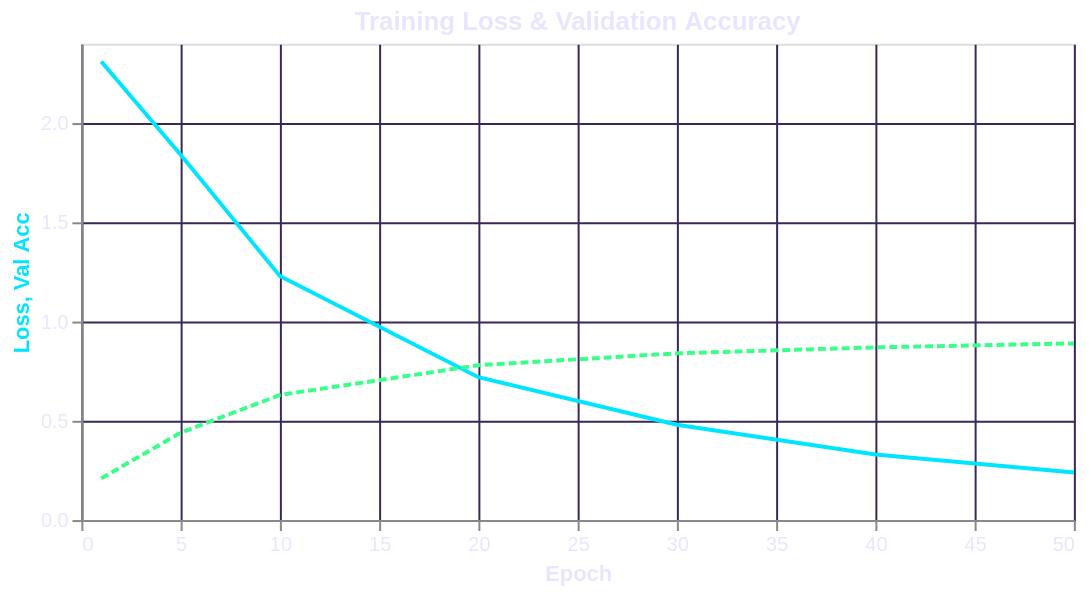

Source (notebook cell):
### Markdown cell above
# Data Science Showcase — `ii` Render Test

Full pipeline stress-test: math · Vega-Lite · Plotly · SVG · DOT · tabular · code.

## 1 · Probability & Statistics

The **multivariate normal** density with mean $\boldsymbol{\mu}$ and covariance $\boldsymbol{\Sigma}$:

$$p(\mathbf{x}) = \frac{1}{(2\pi)^{d/2}|\boldsymbol{\Sigma}|^{1/2}} \exp\!\left(-\tfrac{1}{2}(\mathbf{x}-\boldsymbol{\mu})^\top \boldsymbol{\Sigma}^{-1}(\mathbf{x}-\boldsymbol{\mu})\right)$$

KL-divergence between two Gaussians $p = \mathcal{N}(\mu_1, \sigma_1^2)$ and $q = \mathcal{N}(\mu_2, \sigma_2^2)$:

$$D_{\mathrm{KL}}(p \| q) = \log\frac{\sigma_2}{\sigma_1} + \frac{\sigma_1^2 + (\mu_1-\mu_2)^2}{2\sigma_2^2} - \frac{1}{2}$$

Bayes update: posterior $\propto$ likelihood $\times$ prior, i.e. $p(\theta|x) \propto p(x|\theta)\,p(\theta)$.

## 2 · Neural Network Forward Pass

Layer $l$ pre-activation: $\mathbf{z}^{(l)} = \mathbf{W}^{(l)} \mathbf{a}^{(l-1)} + \mathbf{b}^{(l)}$

Scaled dot-product attention:

$$\mathrm{Attn}(Q,K,V) = \mathrm{softmax}\!\left(\frac{QK^\top}{\sqrt{d_k}}\right)V$$

AdamW update rule for parameter $\theta_t$:

$$\theta_{t+1} = \theta_t - \alpha \frac{\hat{m}_t}{\sqrt{\hat{v}_t}+\epsilon} - \alpha\lambda\theta_t$$

### Code cell
import altair as alt
import pandas as pd

# Training dynamics visualization
epochs = [1, 5, 10, 20, 30, 40, 50]
loss   = [2.31, 1.84, 1.23, 0.72, 0.48, 0.33, 0.24]
acc    = [0.21, 0.44, 0.63, 0.78, 0.84, 0.87, 0.89]
df = pd.DataFrame({'epoch': epochs, 'loss': loss, 'acc': acc})
base = alt.Chart(alt.InlineData(values=df.to_dict('records'))).encode(x='epoch:Q')
loss_line = base.mark_line(color='#00e5ff').encode(y='loss:Q')
acc_line = base.mark_line(color='#39ff88', strokeDash=[4, 2]).encode(y='acc:Q')
(loss_line + acc_line).properties(
    title='Training Loss & Validation Accuracy', background='transparent'
).configure_view(stroke=None)

### Figure 1 — Vega-Lite specification as saved in the notebook (floating-point values rounded to 4 significant figures)
{"$schema": "https://vega.github.io/schema/vega-lite/v6.json", "title": "Training Loss & Validation Accuracy", "width": 500, "height": 240, "layer": [{"mark": {"type": "line", "color": "#00e5ff", "strokeWidth": 2}, "encoding": {"x": {"field": "epoch", "type": "quantitative", "title": "Epoch"}, "y": {"field": "loss", "type": "quantitative", "title": "Loss", "axis": {"titleColor": "#00e5ff"}}}, "data": {"values": [{"epoch": 1, "loss": 2.31}, {"epoch": 5, "loss": 1.84}, {"epoch": 10, "loss": 1.23}, {"epoch": 20, "loss": 0.72}, {"epoch": 30, "loss": 0.48}, {"epoch": 40, "loss": 0.33}, {"epoch": 50, "loss": 0.24}]}}, {"mark": {"type": "line", "color": "#39ff88", "strokeWidth": 2, "strokeDash": [4, 2]}, "encoding": {"x": {"field": "epoch", "type": "quantitative"}, "y": {"field": "acc", "type": "quantitative", "title": "Val Acc", "axis": {"titleColor": "#39ff88"}}}, "data": {"values": [{"epoch": 1, "acc": 0.21}, {"epoch": 5, "acc": 0.44}, {"epoch": 10, "acc": 0.63}, {"epoch": 20, "acc": 0.78}, {"epoch": 30, "acc": 0.84}, {"epoch": 40, "acc": 0.87}, {"epoch": 50, "acc": 0.89}]}}], "background": "transparent", "config": {"background": "transparent", "axis": {"gridColor": "#392759", "labelColor": "#e8e6ff", "titleColor": "#e8e6ff"}, "title": {"color": "#e8e6ff"}}}
